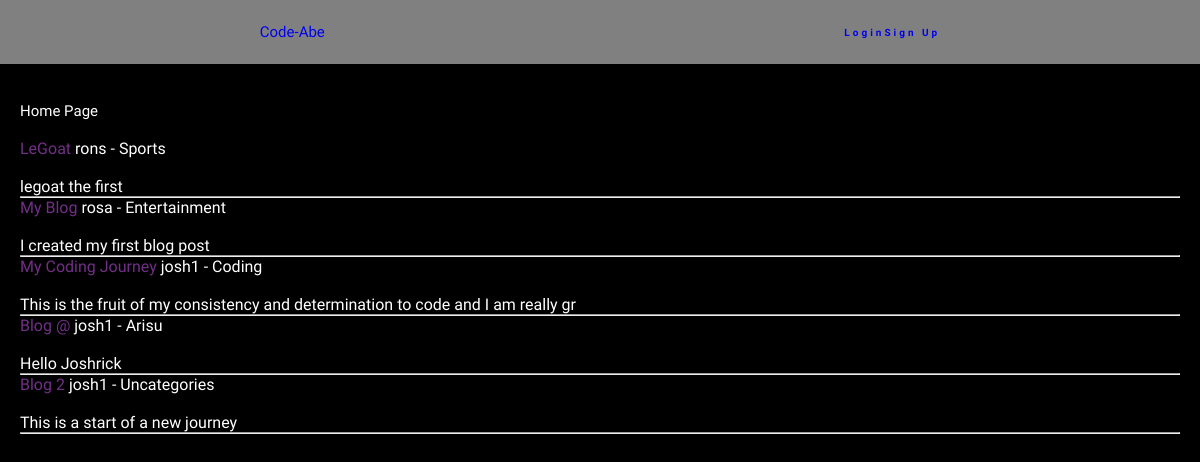
The app's page /, older data.
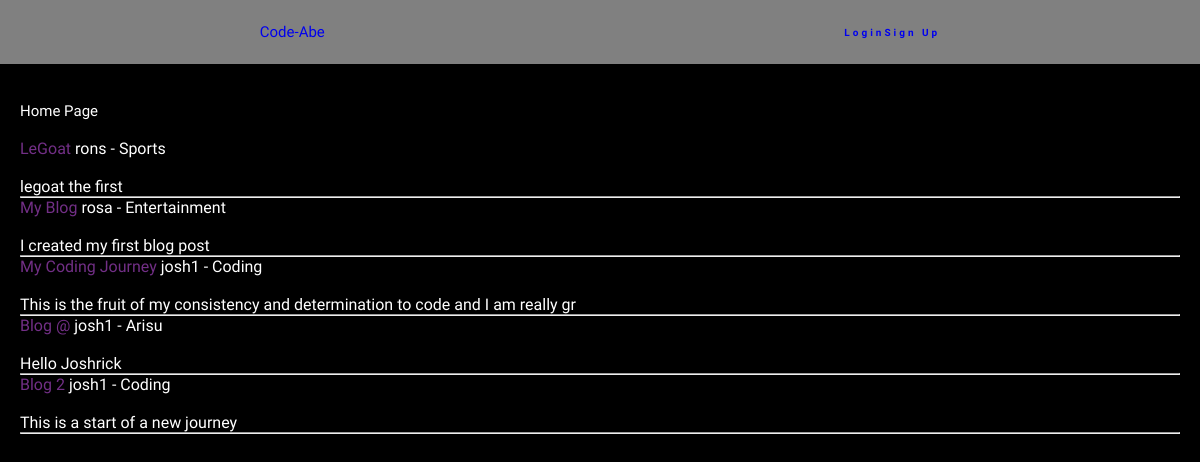
The same page, newer data.
### myblog/models.py (models this page shows, shortened)
class Post(models.Model):
    title = models.CharField(max_length=255)
    title_tag = models.CharField(max_length=255, default="My Blog Post")
    author = models.ForeignKey(User, on_delete=models.CASCADE)
    body = RichTextField(blank=True,null=True)
    post_date = models.DateField(auto_now_add=True)
    category = models.CharField(max_length=255, default="Coding")
    likes = models.ManyToManyField(User, related_name="blog_post")

### myblog/views.py (the view)
# urls.py: path("", HomeView.as_view(), name="home"),
class HomeView(ListView):
    model = Post
    template_name = 'home.html'
    ordering = ['-post_date']
    def get_context_data(self, *args, **kwargs):
        id_menu = Category.objects.all()
        context = super(HomeView, self).get_context_data(*args, **kwargs)
        context['id_menu'] = id_menu
        return context

### myblog/templates/home.html (shortened to what this page needs)
{% extends 'base.html' %}
{% block body %}
<div class="container">
  <br>
  <br>
  <h1>Home Page</h1>
  <br>
  {% for post in object_list %}
      <li><a class="title" href="{% url 'article_detail' post.pk %}">
          {{ post.title }}</a> {{ post.author }} - {{ post.category }}
        {{ post.body|slice:":80"|safe }}
          <hr>
      </li>
  {% endfor %}
</div>
{% endblock %}

Row changes from the older to the newer data that the page shows:
changed Post "Blog 2": category "Uncategories" → "Coding"
